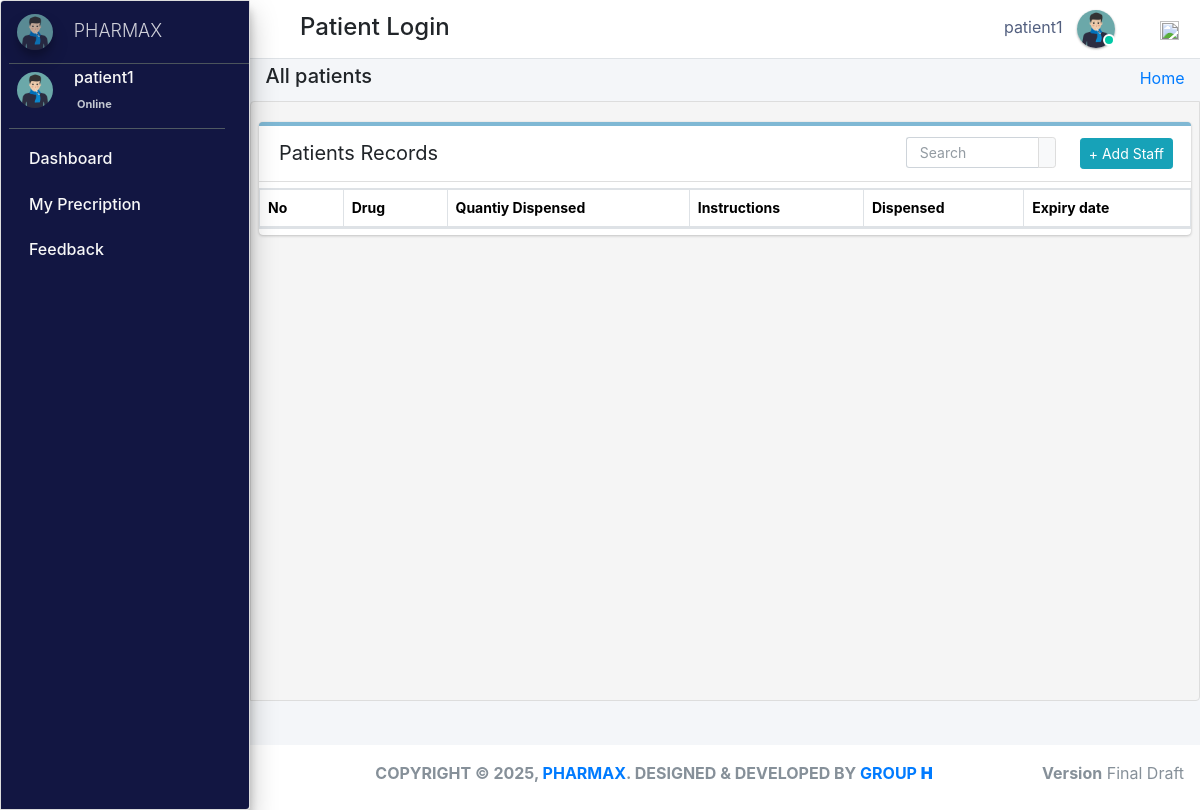
Page /taken_home/ (signed in) on the committed database.
### pharmacy/models.py (models this page shows, shortened)
class CustomUser(AbstractUser):
    user_type_data = ((1, "AdminHOD"), (2, "Pharmacist"), (3, "Doctor"), (4, "PharmacyClerk"),(5, "Patients"))
    user_type = models.CharField(default=1, choices=user_type_data, max_length=10)

class Patients(models.Model):
    gender_category=(
        ('Male','Male'),
        ('Female','Female'),
    )
    admin = models.OneToOneField(CustomUser,null=True, on_delete = models.CASCADE)
    reg_no=models.CharField(max_length=30,null=True,blank=True,unique=True)
    gender=models.CharField(max_length=7,null=True,blank=True,choices=gender_category)
    first_name=models.CharField(max_length=20,null=True,blank=True)
    last_name=models.CharField(max_length=20,null=True,blank=True)
    dob=models.DateTimeField(auto_now_add= False, auto_now=False,null=True,blank=True)
    phone_number=models.CharField(max_length=10,null=True,blank=True)
    profile_pic=models.ImageField(default="patient.jpg",null=True,blank=True)
    age= models.IntegerField(default='0', blank=True, null=True)
    address=models.CharField(max_length=300,null=True,blank=True)
    date_admitted=models.DateTimeField(auto_now_add=True, auto_now=False)
    last_updated = models.DateTimeField(auto_now_add=False, auto_now=True)

### pharmacy/patient_view.py (the view)
# urls.py: path('taken_home/',patient_view.patient_dispense3,name='taken_home'),
def patient_dispense3(request):
    patient_obj = Patients.objects.get(admin=request.user.id)
    patient_dispen=patient_obj.dispense_set.all()
    context={
        "dispense":patient_dispen
    }
    return render(request, "patient_templates/patient_dispense.html", context)

### pharmacy/templates/patient_templates/patient_dispense.html (shortened to what this page needs)
{% extends 'patient_templates/base_template.html'%} {% block page_title %}
<h5>All patients</h5>
{% endblock page_title %} {% block main_content %}
<section class="content">
    <div class="row">
        <div class="col-md-12">
            <div class="card manage sc2">
                <div class="card-header">
                    <span>Patients Records</span>
                    <div class="card-tools d-flex">
                        <form role="form" method="POST" action="" enctype="multipart/form-data" class="mr-4 mt-1">
                            <div class="input-group input-group-sm" style="width: 150px;">
                                <input type="text" name="search" class="form-control float-right" placeholder="Search">
                                <div class="input-group-append">
                                    <button type="submit" class="btn btn-default"></button>
                                </div>
                            </div>
                        </form>
                        <a class="btn btn-sm btn-info mr-2" href="{% url 'patient_form' %}" role="button">+ Add Staff</a>
                    </div>
                </div>
                <table class="table table-bordered table-hover dataTable">
                    <thead>
                        <tr>
                            <th>No</th>
                            <th>Drug</th>
                            <th>Quantiy Dispensed</th>
                            <th>Instructions</th>
                            <th>Dispensed</th>
                            <th>Expiry date</th>
                        </tr>
                    </thead>
                </table>
            </div>
        </div>
    </div>
</section>
{% endblock %}

### pharmacy/templates/patient_templates/base_template.html (shortened to what this page needs)
{% extends 'base_file.html' %} {% block htm %}
<body class="hold-transition sidebar-mini layout-fixed">
    <div class="wrapper">
        <nav class="main-header navbar navbar-expand navbar-white navbar-light">
            <ul class="navbar-nav">
                <li class="nav-item">
                    <a class="nav-link" data-widget="pushmenu" href="#" role="button"></a>
                </li>
            </ul>
            <h4 style="margin-left: 10px; margin-top: 5px;" class="text-disabled"> Patient Login</h4>
            <ul class="navbar-nav ml-auto">
                <li class="mx-3">
                    <a href="#" class="sm-submenu-with-image a">
                        <span>{{user.first_name}}  {{user.last_name}}</span>
                        <img src="{{request.user.patients.profile_pic.url}}" class="img-circle elevation-1" width="38" height="38" alt="">
                        <span class="avatar-status avatar-sm-status avatar-status-success"></span>
                    </a>
                </li>
                <li class="nav-item dropdown ml-3 low">
                    <a href="#" class="btn btn-outlined btn-black text-muted bg-transparent " data-toggle="dropdown" aria-expanded="false" data-wow-delay="0.7s"><img src="https://img.icons8.com/ios/50/000000/settings.png" width="19" height="19">
                    </a>
                </li>
            </ul>
        </nav>
        {% include 'patient_templates/sidebar.html'%}
        <div class="content-wrapper">
            <div class="content-header">
                <div class="container-fluid">
                    <div class="row ">
                        <div class="col-sm-6">
                            <h1 class="m-0 text-dark">
                                {% block page_title %} {% endblock page_title %}
                            </h1>
                        </div>
                        <div class="col-sm-6">
                            <ol class="breadcrumb float-sm-right">
                                <li class="breadcrumb-item"><a href="">Home</a></li>
                            </ol>
                        </div>
                    </div>
                </div>
            </div>
            {% block main_content %} {% endblock main_content %}
        </div>
        {% include 'hod_templates/footer.html'%}
    </div>
    {% endblock htm %}

### pharmacy/templates/patient_templates/sidebar.html (shortened to what this page needs)
<aside class="main-sidebar sidebar-dark-primary elevation-4">
    <a href="" class="brand-link ml-2">
        <img src="{{request.user.patients.profile_pic.url}}" alt="" width="36" height="36"  class=" img-circle elevation-3"
            style="opacity: .8">
        <span class="brand-text font-weight-light mt-1 ml-3 mmust">PHARMAX</span>
      </a>
    <div class="sidebar">
      <div class="user-panel mr-3">
          <div class="pull-left image ml-2 ">
            <img src="{{request.user.patients.profile_pic.url}}"  width="36" height="36"  class="img-circle mt-2" alt="User Image">
          </div>
          <div class="pull-left info">
            <p>{{user.first_name}}  {{user.last_name}}</p>
            <a href="#"> Online</a>
          </div>
        </div>
      <nav class="mt-2">
        <ul class="nav nav-pills nav-sidebar flex-column" data-widget="treeview" role="menu" data-accordion="false">
               <li class="nav-item ">
                <a href="{% url  'pharmacist_home' %}" class="nav-link">
                  <p>
                    Dashboard
                  </p>
                </a>
              </li>
          <li class="nav-item">
            <a href="{% url 'taken_home' %}" class="nav-link">
              <p>
               My Precription
              </p>
            </a>
          </li>
          <li class="nav-item">
            <a href="{% url  'patient_feedback'  %}" class="nav-link">
              <p>
                Feedback
              </p>
            </a>
          </li>
        </ul>
      </nav>
    </div>
  </aside>

### static/css/main.css (style rules this page uses)
html { font-family: sans-serif; line-height: 1.15; -webkit-text-size-adjust: 100%; -webkit-tap-highlight-color: transparent; }
body { overflow-y: hidden; overflow-x: hidden; font-family: -apple-system, BlinkMacSystemFont, "Segoe UI", Roboto, "Helvetica Neue", Arial, "Noto Sans", sans-serif, "Apple Color Emoji", "Segoe UI Emoji", "Segoe UI Symbol", "Noto Color Emoji" !important; }
th { color: rgb(0, 0, 0); font-size: 14px !important; }
.content { background-color: #f5f5f5; border: 1px solid #dddddd; border-radius: 4px 0px 4px 0px; left: -1px; padding: 10px 7px 5px; }
.main-sidebar { background: #ffffff; border: 1px solid #dddddd; border-radius: 4px 0px 4px 0px; font-weight: bold; }
.content { height: 75vh; overflow-y: scroll; overflow-x: hidden; }
.content .row { margin-top: 20px !important; }
.main-sidebar { background-color: #121642 !important; color: white !important; }
.main-sidebar p { color: #f8f8f8 !important; font-weight: 500 !important }
.avatar-status { position: absolute; bottom: 12px; right: 75.4px; display: -ms-inline-flexbox; display: inline-flex; -ms-flex-negative: 0; flex-shrink: 0; -ms-flex-pack: center; justify-content: center; -ms-flex-align: center; align-items: center; white-space: nowrap; text-align: center; vertical-align: baseline; font-weight: 600; border: .125rem solid #fff; width: 12px; height: 12px; line-height: 1; font-size: .71094rem; border-radius: 50%; }
.avatar-status-success { color: #fff; background-color: #00c9a7; }
.card-header span { font-size: 20px !important; }
.table>tbody>tr>td, .table>tbody>tr>th, .table>tfoot>tr>td, .table>tfoot>tr>th, .table>thead>tr>td, .table>thead>tr>th { padding: 8px; line-height: 1.42857143; vertical-align: top; }
.pull-left { float: left; }
.pull-left { float: left!important; }
.user-panel>.info { padding: 5px 5px 5px 15px; line-height: 1; position: absolute; left: 55px; }
.user-panel>.info>p { font-weight: 600; margin-bottom: 9px; }
p { margin: 0 0 10px; }
.user-panel { padding-bottom: 20px; }
.user-panel:after { clear: both; }
.user-panel:before, .user-panel:after { content: " "; display: table; }
.user-panel>.info>a { text-decoration: none; padding-right: 5px; margin-top: 3px; font-size: 11px; overflow: hidden; white-space: nowrap; }
.mmust { overflow: hidden; white-space: nowrap; font-size: 18px; }
.table { background: white !important; }
.container-fluid { width: 100%; padding-right: 15px; padding-left: 15px; margin-right: auto; margin-left: auto; }
.row { display: flex; flex-wrap: wrap; margin-right: -15px; margin-left: -15px; }
.d-flex { display: flex !important; z-index: 44; }
.d-flex { display: flex !important; }
input { text-indent: 5px !important; }
input::placeholder { text-indent: 5px !important; }
.manage { border-radius: 2px; border-top: 4px solid rgba(0, 115, 170, 0.5) !important; box-shadow: 0 2px 1px rgb(0 0 0 / 5%); border-left: none; border-right: none; border-bottom: none; margin-bottom: 30px; }
.img-circle { border-radius: 50%; }
.content-wrapper .content-header { padding: 5px 0.5rem !important; }

### static/css/profile.css (style rules this page uses)
li { list-style-type: none ! }
.form-control { font-size: .875rem; }
.input-group { transition: all .15s ease; border-radius: .375rem; box-shadow: none; }
.input-group .form-control { box-shadow: none; }
.input-group .form-control:not(:last-child) { padding-right: 0; border-right: 0; }
.navbar-nav span { color: #525f7f !important; margin-right: 10px !important; }
body { font-family: 'Rubik', sans-serif; height: 100% !important; }
input { text-indent: 5px !important; }
input::placeholder { text-indent: 5px !important; }
.manage { border-radius: 2px; border-top: 4px solid rgba(0, 115, 170, 0.5) !important; box-shadow: 0 2px 1px rgb(0 0 0 / 5%); border-left: none; border-right: none; border-bottom: none; margin-bottom: 30px; }

### pharmacy/templates/patient_templates/patient_dispense.html (style rules this page uses)
.sc2 { word-wrap: wrap; display: block; overflow-x: auto; }

### rows in the picture
CustomUser: first_name "patient1", user.patients.profile_pic (picture)
